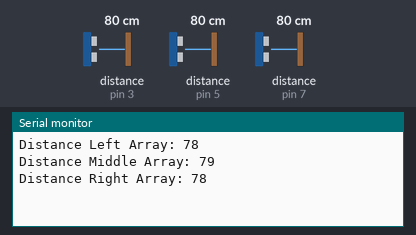
The sketch below on a simulated Arduino Uno, built with avr-gcc and run on an emulated ATmega328P. On the bench: the last lines printed to the serial monitor. Wiring (inferred from the names in the program): 3 × ultrasonic range finder: trigger pin 2, echo pin 3 / trigger pin 4, echo pin 5 / trigger pin 6, echo pin 7. The test bench sets the inputs (shaded band); at power-on: distance to the obstacle (sensors on pin 3, pin 5, pin 7) 80 cm. The echo pulse lasts 58.3 µs per cm.

Above: at 1.2 s.
1.3 s: distance to the obstacle (sensor on pin 3) set to 2 cm
At 2.7 s:
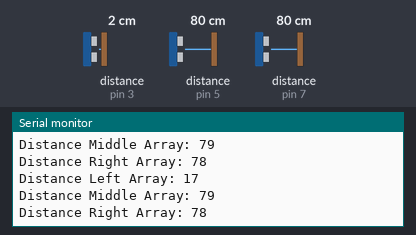
2.8 s: distance to the obstacle (sensor on pin 3) set to 120 cm
At 4.3 s:
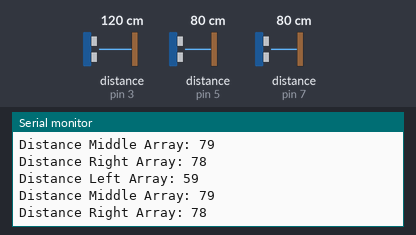
5.8 s: distance to the obstacle (sensor on pin 5) set to 2 cm
At 6.7 s:
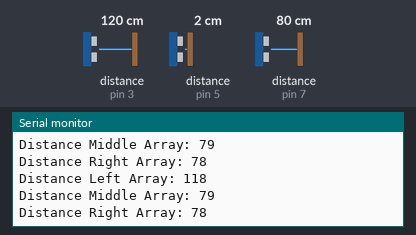
7.3 s: distance to the obstacle (sensor on pin 7) set to 60 cm
At 8.5 s:
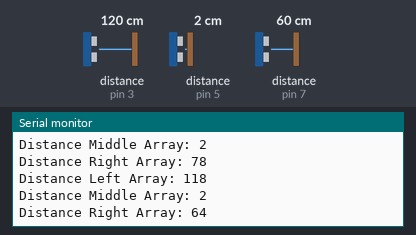
10.3 s: distance to the obstacle (sensor on pin 5) set to 4 cm
At 11.2 s:
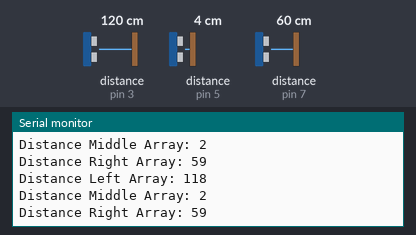
11.8 s: distance to the obstacle (sensor on pin 7) set to 2 cm
At 13.4 s:
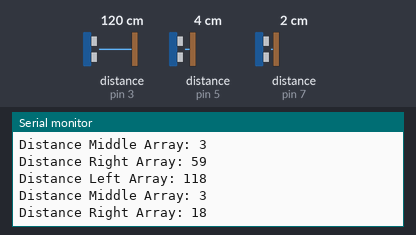
Timing chart, 0 to 14.9 s (numbered marks = the images above; inputs shaded):
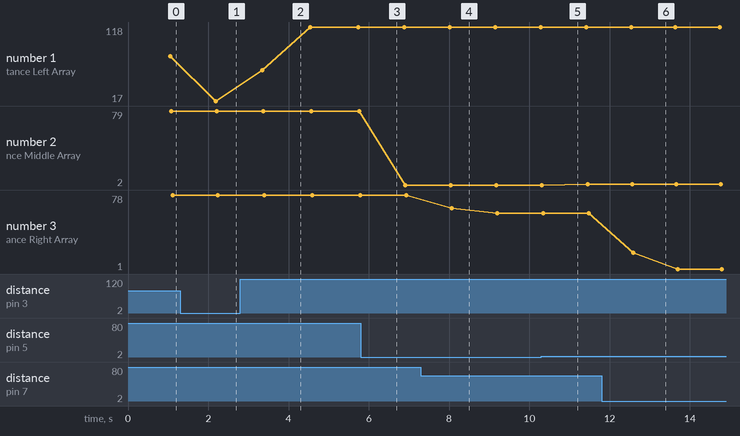

The sketch:

SensorTesting3.ino
```cpp
/*
  Program for testing three Ultrasonic Sensors HC-SR04 at the same time
  Author Emil
  Updated by Daniel
*/

// defines pins numbers
const int trigPinLeft = 2;
const int echoPinLeft = 3;

const int trigPinMiddle = 4;
const int echoPinMiddle = 5;

const int trigPinRight = 6;
const int echoPinRight = 7;

// defines variables
long durationLeft;
int distanceLeft;
int distance10Left;

long durationMiddle;
int distanceMiddle;
int distance10Middle;

long durationRight;
int distanceRight;
int distance10Right;

int countLeft = 0;
int countMiddle = 0;
int countRight = 0;

void setup() {
  pinMode(trigPinLeft, OUTPUT); // Sets the trigPin as an Output
  pinMode(trigPinMiddle, OUTPUT); // Sets the trigPin as an Output
  pinMode(trigPinRight, OUTPUT); // Sets the trigPin as an Output

  pinMode(echoPinLeft, INPUT); // Sets the echoPin as an Input
  pinMode(echoPinMiddle, INPUT); // Sets the echoPin as an Input
  pinMode(echoPinRight, INPUT); // Sets the echoPin as an Input

  Serial.begin(9600); // Starts the serial communication
}

void loop() {
  digitalWrite(trigPinLeft, LOW); // Clears the trigPin
  delayMicroseconds(2);
  digitalWrite(trigPinLeft, HIGH); // Sets the trigPin on HIGH state for 10 micro seconds which starts the left sensor
  delayMicroseconds(10);
  digitalWrite(trigPinLeft, LOW);
  durationLeft = pulseIn(echoPinLeft, HIGH); // Reads and stores the sound wave travel time in microseconds into durationLeft
  distanceLeft = durationLeft * 0.034 / 2; // Calculates the distance with durationLeft and the sound of speed in air
  /*Serial.print("Distance Left: ");
    Serial.println(distanceLeft);*/ // Prints out the current distance from the left sensor

  digitalWrite(trigPinMiddle, LOW); // Clears the trigPin
  delayMicroseconds(2);
  digitalWrite(trigPinMiddle, HIGH); // Sets the trigPin on HIGH state for 10 micro seconds which starts the middle sensor
  delayMicroseconds(10);
  digitalWrite(trigPinMiddle, LOW);
  durationMiddle = pulseIn(echoPinMiddle, HIGH); // Reads and stores the sound wave travel time in microseconds into durationMiddle
  distanceMiddle = durationMiddle * 0.034 / 2; // Calculates the distance with durationMiddle and the sound of speed in air
  /*Serial.print("Distance Middle: ");
    Serial.println(distanceMiddle);*/ // Prints out the current distance from the middle sensor

  digitalWrite(trigPinRight, LOW); // Clears the trigPin
  delayMicroseconds(2);
  digitalWrite(trigPinRight, HIGH); // Sets the trigPin on HIGH state for 10 micro seconds which starts the right sensor
  delayMicroseconds(10);
  digitalWrite(trigPinRight, LOW);
  durationRight = pulseIn(echoPinRight, HIGH); // Reads and stores the sound wave travel time in microseconds into durationRight
  distanceRight = durationRight * 0.034 / 2; // Calculates the distance with durationRight and the sound of speed in air
  /*Serial.print("Distance Right: ");
    Serial.println(distanceRight);*/ // Prints out the current distance from the right sensor


  // Reads the echoPin, returns the sound wave travel time in microseconds
  // Calculating the distance
  // Prints the distance on the Serial Monitor

  distance10Left += distanceLeft; // Adds the current distance from the left sensor into distance10Left
  countLeft++; // Increments a counter

  if (countLeft == 10) { // Counter equals 10
    Serial.print("Distance Left Array: ");
    Serial.println(distance10Left / 10); // Calculates and prints out the left sensor's average distance from the last 10 samples
    distance10Left = 0; // Resets the value
    countLeft = 0; // Resets the counter
  }


  distance10Middle += distanceMiddle;
  countMiddle++; // Increments a counter

  if (countMiddle == 10) { // Counter equals 10
    Serial.print("Distance Middle Array: ");
    Serial.println(distance10Middle / 10); // Calculates and prints out the middle sensor's average distance from the last 10 samples
    distance10Middle = 0; // Resets the value
    countMiddle = 0; // Resets the counter
  }

  distance10Right += distanceRight;
  countRight++; // Increments a counter

  if (countRight == 10) { // Counter equals 10
    Serial.print("Distance Right Array: ");
    Serial.println(distance10Right / 10); // Calculates and prints out the right sensor's average distance from the last 10 samples
    distance10Right = 0; // Resets the value
    countRight = 0; // Resets the counter
  }
  delay(100);
}
```

Measured:
- after the input at 1.3 s, the serial monitor: prints a new line after 0.89 s (image 1)
- after the input at 2.8 s, the serial monitor: prints a new line after 0.55 s (image 2)
- after the input at 7.3 s, the serial monitor: prints a new line after 0.77 s (image 4)
- after the input at 11.8 s, the serial monitor: prints a new line after 0.79 s (image 6)
- plotted number 1: 78 → 17 after the input at 1.3 s, 17 → 118 after the input at 2.8 s
- plotted number 2: 79 → 2 after the input at 5.8 s, 2 → 3 after the input at 10.3 s
- plotted number 3: 78 → 59 after the input at 7.3 s, 59 → 1 after the input at 11.8 s
